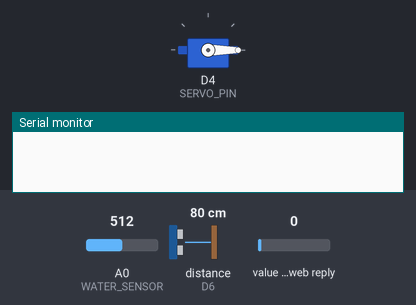
Bench run of a sketch on a simulated ESP8266 (NodeMCU). On the bench: servo, the last lines printed to the serial monitor. Wiring (inferred from the names in the program): ultrasonic range finder: trigger D5; echo D6. Inputs (shaded band) come from the test bench; at power-on: A0 (WATER_SENSOR) = 512, distance to the obstacle (sensor on D6) 80 cm, value in the web reply 0. The echo pulse lasts 58.3 µs per cm; WiFi joins after 1.5 s; servers stay silent unless stated; web services answer with replies made up by the test bench.

Above: at 0.1 s.
At 43.4 s:
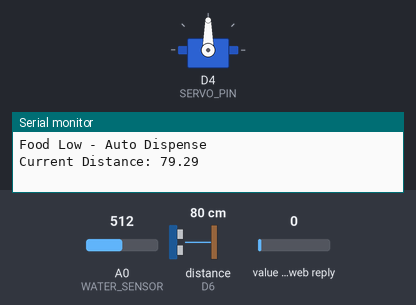
Timing chart, 0 to 44.9 s (numbered marks = the images above):
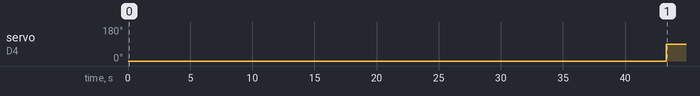

Measured:
- by itself, servo on D4 (SERVO_PIN): 0° → 90° at 43.3 s

The sketch:

petfeeder.ino
```cpp
#include <ESP8266WiFi.h>
#include <ThingSpeak.h>
#include <Servo.h>

const char* ssid = "NiahPunya-2.4GHZ";
const char* password = "saniahan1970";

unsigned long channelID = 3350840;
const char* writeAPIKey = "P0LV8WAJFKQ8FGVL";

WiFiClient client;

#define TRIG_PIN D5
#define ECHO_PIN D6
#define WATER_SENSOR A0
#define SERVO_PIN D4

Servo feederServo;

unsigned long lastFeedTime = 0;
const unsigned long feedInterval = 30000; // 30 seconds

void setup() {

  Serial.begin(115200);

  pinMode(TRIG_PIN, OUTPUT);
  pinMode(ECHO_PIN, INPUT);

  feederServo.attach(SERVO_PIN);
  feederServo.write(0);

  WiFi.begin(ssid, password);

  while (WiFi.status() != WL_CONNECTED) {
    delay(500);
    Serial.print(".");
  }

  Serial.println("\nWiFi Connected");

  ThingSpeak.begin(client);

  Serial.println("System Ready");
}

void loop() {

  // Ultrasonic
  digitalWrite(TRIG_PIN, LOW);
  delayMicroseconds(2);

  digitalWrite(TRIG_PIN, HIGH);
  delayMicroseconds(10);

  digitalWrite(TRIG_PIN, LOW);

  long duration = pulseIn(ECHO_PIN, HIGH);

  float distance = duration * 0.034 / 2;

  // Water Sensor
  int waterLevel = analogRead(WATER_SENSOR);

  // Upload to ThingSpeak
  ThingSpeak.setField(1, distance);
  ThingSpeak.setField(2, waterLevel);

  int status = ThingSpeak.writeFields(channelID, writeAPIKey);

  // Dashboard Feed Command
  long command = ThingSpeak.readLongField(channelID, 3);

  if (command == 1) {

    Serial.println("Dashboard Feed");

    feederServo.write(90);
    delay(1000);
    feederServo.write(0);

    ThingSpeak.writeField(channelID, 3, 0, writeAPIKey);
  }

// Auto Feed when bowl is low
if (distance > 10 &&
    millis() - lastFeedTime > feedInterval) {

  Serial.println("Food Low - Auto Dispense");

  feederServo.write(90);

  while (true) {

    digitalWrite(TRIG_PIN, LOW);
    delayMicroseconds(2);

    digitalWrite(TRIG_PIN, HIGH);
    delayMicroseconds(10);

    digitalWrite(TRIG_PIN, LOW);

    long duration = pulseIn(ECHO_PIN, HIGH);

    float currentDistance = duration * 0.034 / 2;

    Serial.print("Current Distance: ");
    Serial.println(currentDistance);

    // Stop when bowl almost full
    if (currentDistance <= 5) {
      break;
    }

    delay(300);
  }

  feederServo.write(0);

  Serial.println("Bowl Full - Stop Dispensing");

  lastFeedTime = millis();
}

  Serial.print("Distance: ");
  Serial.print(distance);

  Serial.print(" cm | Water: ");
  Serial.print(waterLevel);

  Serial.print(" | Command: ");
  Serial.print(command);

  Serial.print(" | Status: ");
  Serial.println(status);

  delay(20000);
}
```
